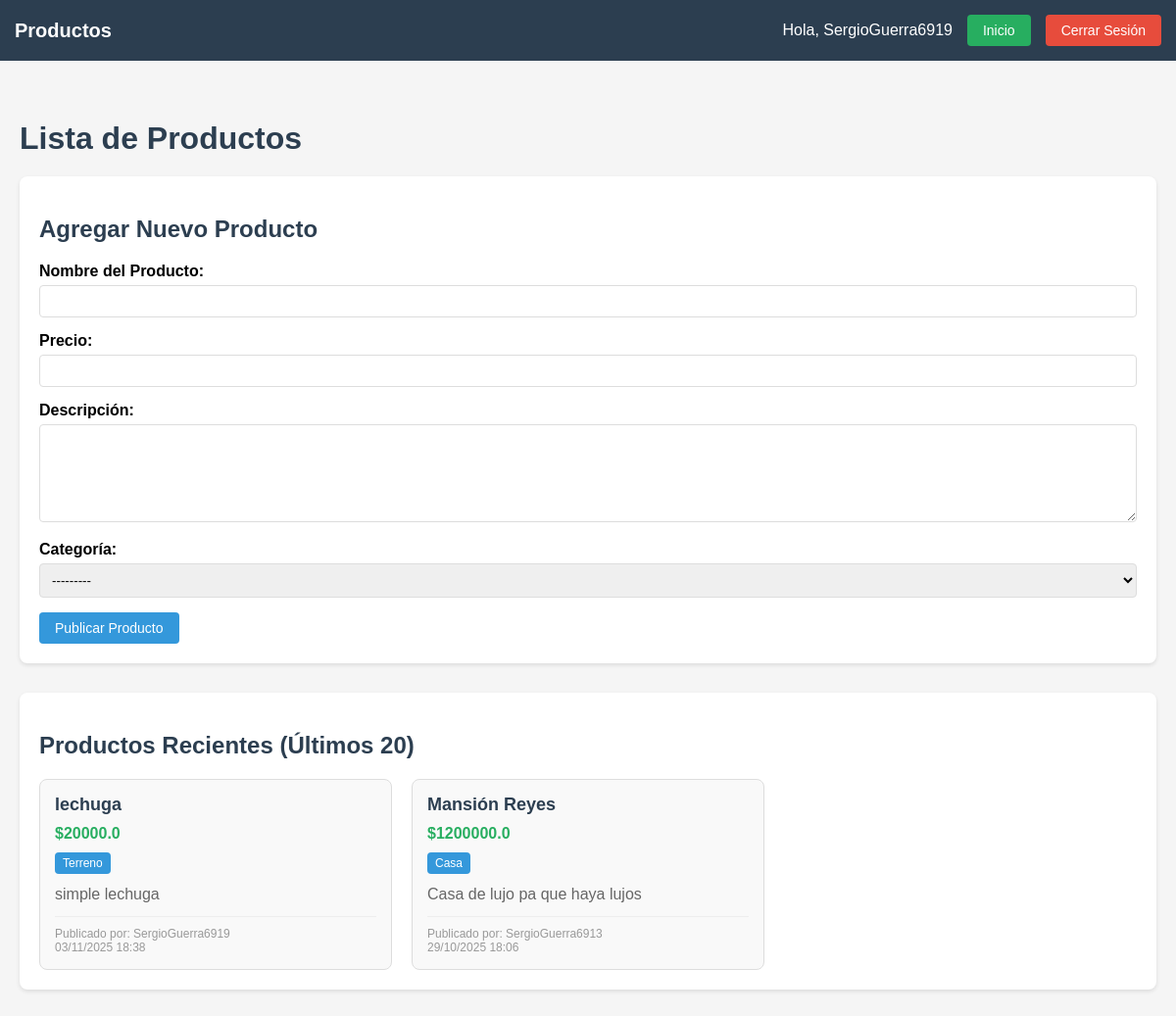
/productos/lista/ (signed in), run on an earlier commit of the app's database.
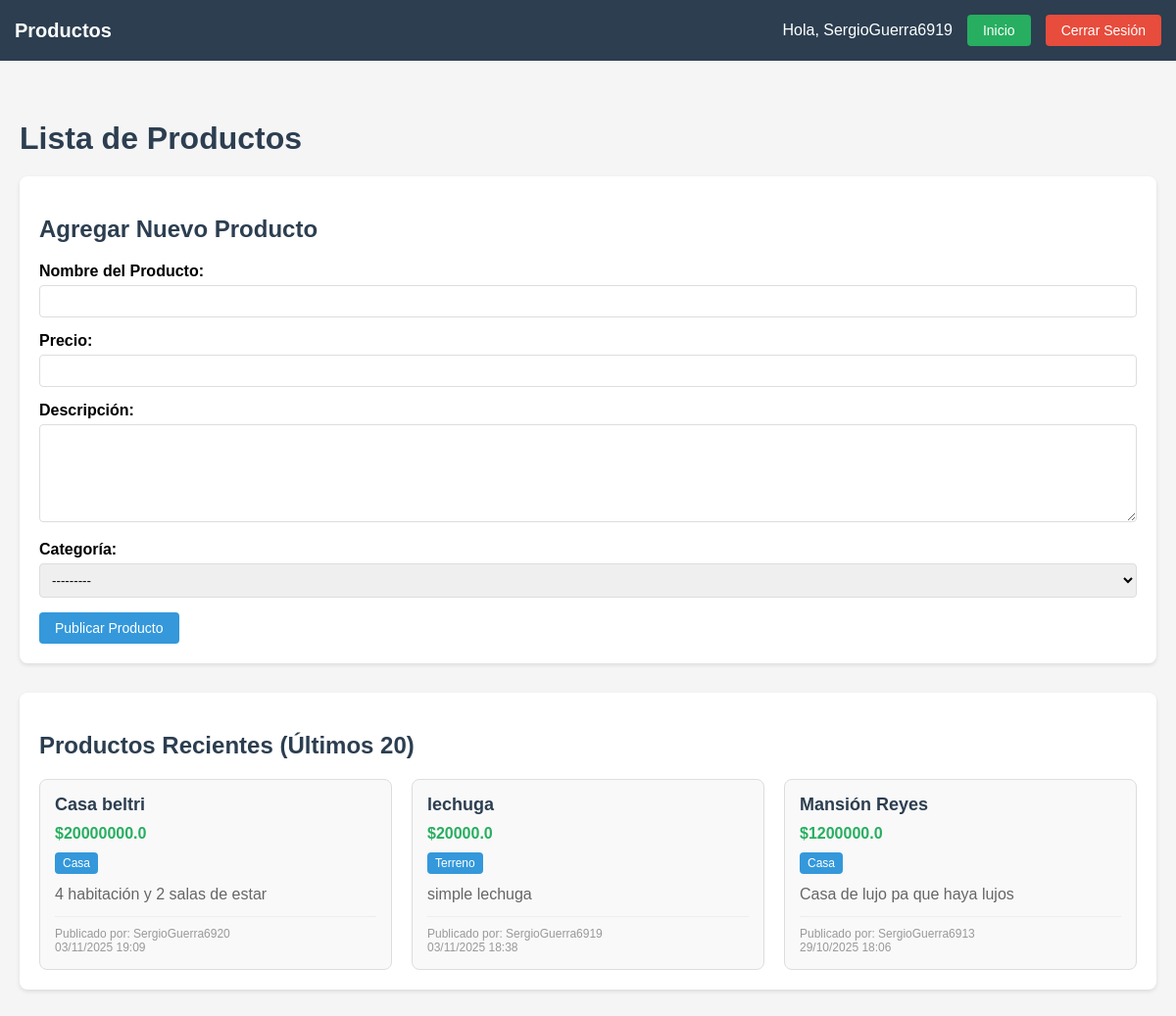
And on a later commit of the database.
### productos/models.py (models this page shows, shortened)
class Producto(models.Model):
    CASAS = [
        ('CAS', 'Casa'),
        ('APA', 'Apartamento'),
        ('TER', 'Terreno'),
    ]
    nombre = models.CharField(max_length=100)
    precio = models.FloatField()
    descripcion = models.TextField()
    categoria = models.CharField(max_length=3, choices=CASAS)
    usuario = models.ForeignKey(User, on_delete=models.CASCADE)
    fecha_publicacion = models.DateTimeField(auto_now_add=True)

### productos/views.py (the view)
# urls.py: path('lista/', views.lista_productos_view, name='lista'),
@login_required(login_url="/users/login/")
def lista_productos_view(request):
    lista_productos = Producto.objects.all().order_by('-fecha_publicacion')[:20]
    if request.method == 'POST':
        form = SubirProducto(request.POST)
        if form.is_valid():
            nuevo_producto = form.save(commit=False)
            nuevo_producto.usuario = request.user
            nuevo_producto.save()
            return redirect('productos:lista')
    else:
        form = SubirProducto()
    return render(request, "productos/lista.html", {
        "lista_productos": lista_productos,
        "form": form
    })

### productos/forms.py
class SubirProducto(forms.ModelForm):
    class Meta:
        model = Producto
        fields = ['nombre', 'precio', 'descripcion', 'categoria']

### productos/templates/productos/lista.html (shortened to what this page needs)
<!DOCTYPE html>
<html lang="es">
  <head>
  </head>
  <body>
    <nav class="navbar">
      <div class="nav-content">
        <a
          href="{% url 'users:home' %}"
          class="logo"
          style="color: white; text-decoration: none"
          >Productos</a
        >
        <div class="user-section">
          <span>Hola, {{ user.username }}</span>
          <a href="{% url 'users:home' %}" class="btn btn-home">Inicio</a>
          <form
            action="{% url 'users:logout' %}"
            method="post"
            style="display: inline"
          >
            <button type="submit" class="btn btn-logout">Cerrar Sesión</button>
          </form>
        </div>
      </div>
    </nav>
    <div class="container">
      <h1>Lista de Productos</h1>
      <div class="form-container">
        <h2>Agregar Nuevo Producto</h2>
        <form method="post">
          <div class="form-group">
            <label for="id_nombre">Nombre del Producto:</label>
            {{ form.nombre }}
          </div>
          <div class="form-group">
            <label for="id_precio">Precio:</label>
            {{ form.precio }}
          </div>
          <div class="form-group">
            <label for="id_descripcion">Descripción:</label>
            {{ form.descripcion }}
          </div>
          <div class="form-group">
            <label for="id_categoria">Categoría:</label>
            {{ form.categoria }}
          </div>
          <button type="submit" class="btn btn-primary">
            Publicar Producto
          </button>
        </form>
      </div>
      <div class="products-container">
        <h2>Productos Recientes (Últimos 20)</h2>
        {% if lista_productos %}
        <div class="products-grid">
          {% for producto in lista_productos %}
          <div class="product-card">
            <div class="product-name">{{ producto.nombre }}</div>
            <div class="product-price">${{ producto.precio }}</div>
            <div class="product-category">
              {{ producto.get_categoria_display }}
            </div>
            <div class="product-description">{{ producto.descripcion }}</div>
            <div class="product-meta">
              Publicado por: {{ producto.usuario.username }}<br />
              {{ producto.fecha_publicacion|date:"d/m/Y H:i" }}
            </div>
          </div>
          {% endfor %}
        </div>
        {% else %}
        <div class="no-products">
          <p>No hay productos disponibles.</p>
          <p>¡Se el primero en publicar un producto!</p>
        </div>
        {% endif %}
      </div>
    </div>
  </body>
</html>

What changed in the data, as far as the page shows it:
added Producto: nombre "Casa beltri", precio "20000000.0", categoria "Casa", descripcion "4 habitación y 2 salas de estar", usuario.username "SergioGuerra6920", fecha_publicacion "03/11/2025 19:09"
